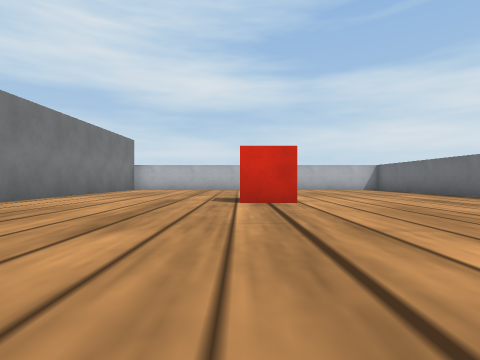
[1] (above)

18 first-person views from a walk through a robot-simulator world made for Webots. The camera is 0.04 m above the floor, looks level and sees 80° across. The floor is counted in squares, 0.1 m on a side. Each view is taken from the middle of a square. On the plan, view 1 faces up. The plan holds only what a view shows up to about 9 squares ahead; the rest is blank. The robots in the file are not drawn. Simple shapes and patterns stand in for the simulator's stock objects.

[2]
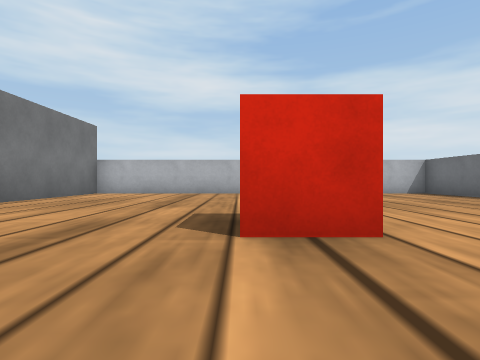

[3]
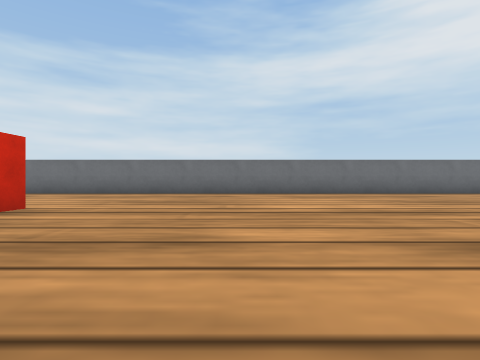

[4]
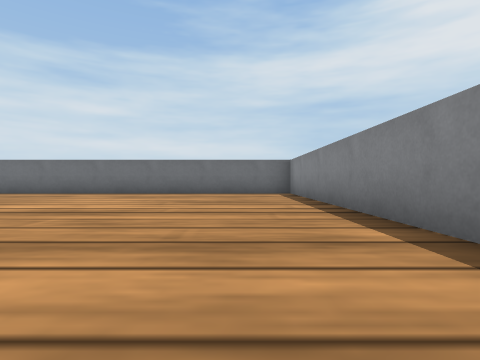

[5]
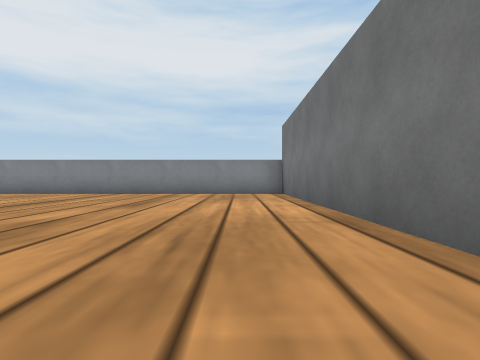

[6]
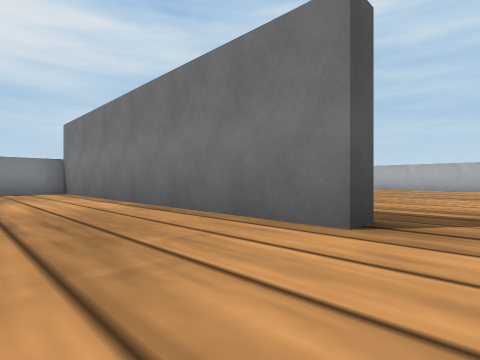

[7]
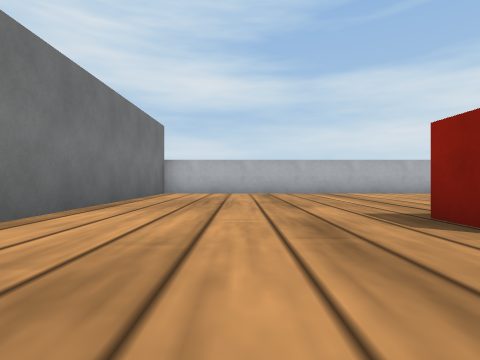

[8]
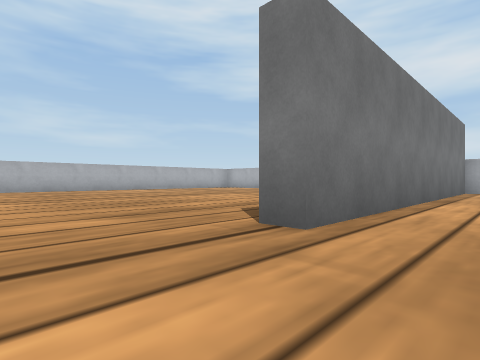

[9]
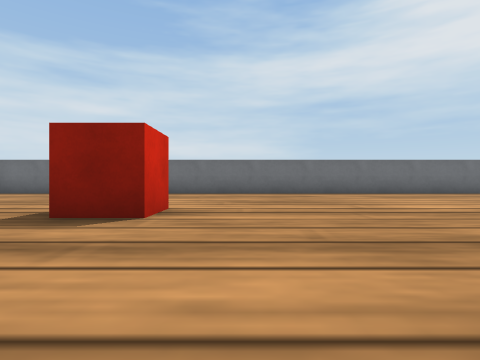

[10]
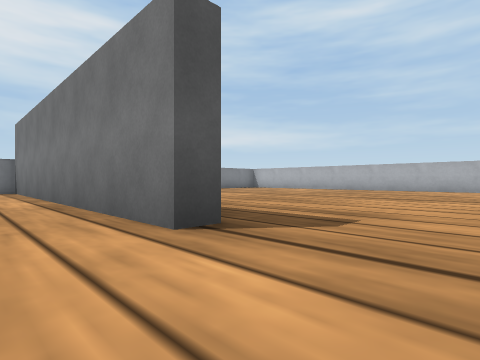

[11]
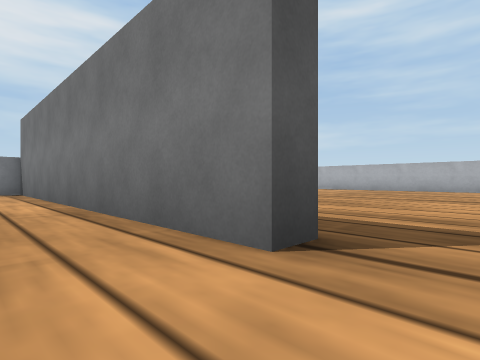

[12]
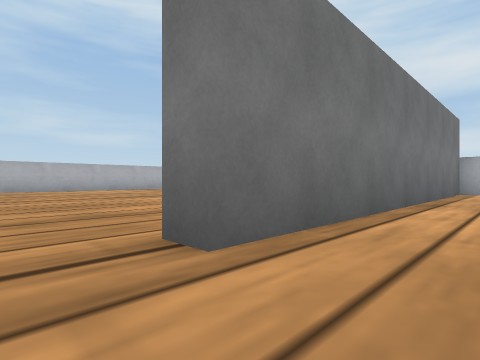

[13]
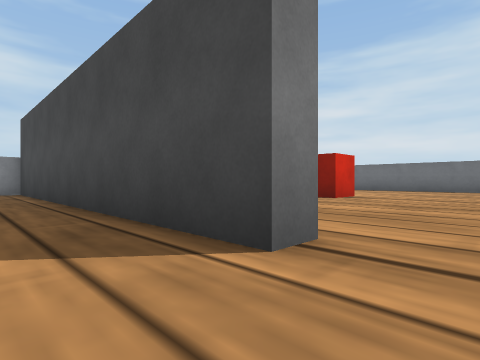

[14]
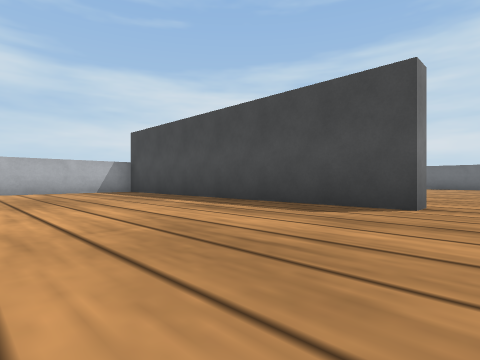

[15]
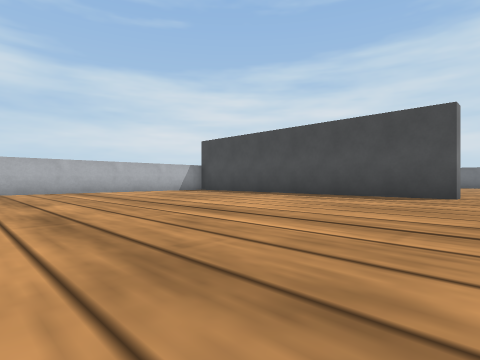

[16]
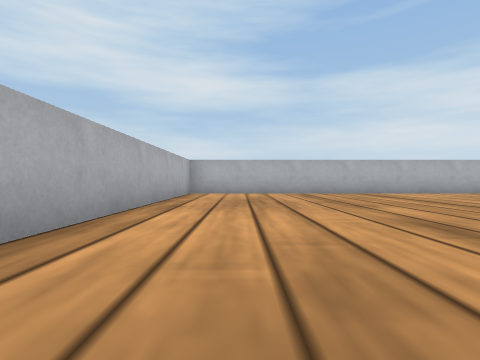

[17]
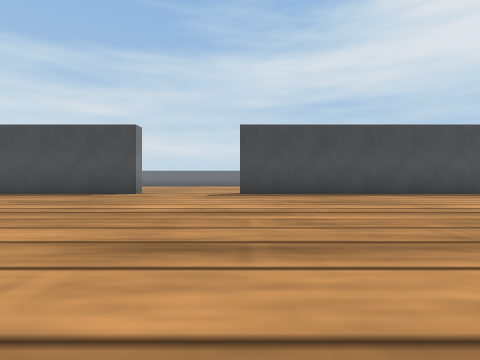

[18]
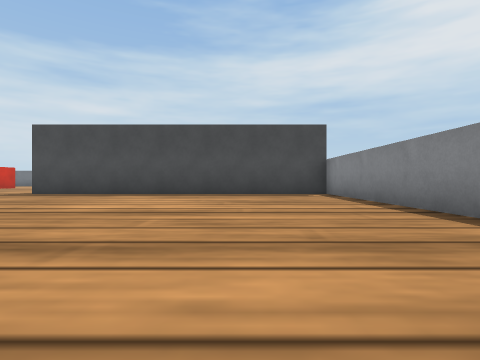

### Floor plan
Points are (right, up) in squares from view 1. A wall is a line through its corners. A room is listed if a view was taken in it or the views show most of it. See-through windows are left out.
Room 1 (views 1, 2, 3, 4, 5, 6, 7, 8, 9, 10, 11, 12)
walls: (-4.7, 0) (-4.3, 0) (-4.3, -8.5) (5.5, -8.5) (5.5, 11.5) (-4.3, 11.5) (-4.3, 3)
ways out: opening at (-5, 1) to room 2
objects: red box (0, 5) to (1, 6)
Room 2 (views 13, 14, 15, 16, 17, 18)
walls: (-14.5, 3.2) (-14.5, -0.2); (-4.3, 3) (-4.7, 3) (-4.7, 11.5) (-14.5, 11.5) (-14.5, 4.8); (-10.1, -8.5) (-4.7, -8.5) (-4.7, 0)
ways out: opening at (-5, 1) to room 1

Where each view was taken, in squares from view 1:
view 1: 0 up, 0 right, facing up
view 2: 3 up, 0 right, facing up
view 3: 2 up, 3 left, facing right
view 4: 7 down, 3 left, facing right
view 5: 0 up, 3 left, facing down
view 6: 1 up, 2 left, facing down-left
view 7: 3 up, 2 left, facing up
view 8: 1 up, 3 left, facing up-left
view 9: 4 up, 3 left, facing right
view 10: 2 up, 3 left, facing down-left
view 11: 1 up, 3 left, facing down-left
view 12: 2 up, 3 left, facing up-left
view 13: 2 up, 6 left, facing up-right
view 14: 2 up, 9 left, facing up-right
view 15: 2 up, 12 left, facing up-right
view 16: 3 up, 13 left, facing up
view 17: 0 up, 13 left, facing right
view 18: 6 down, 13 left, facing right
